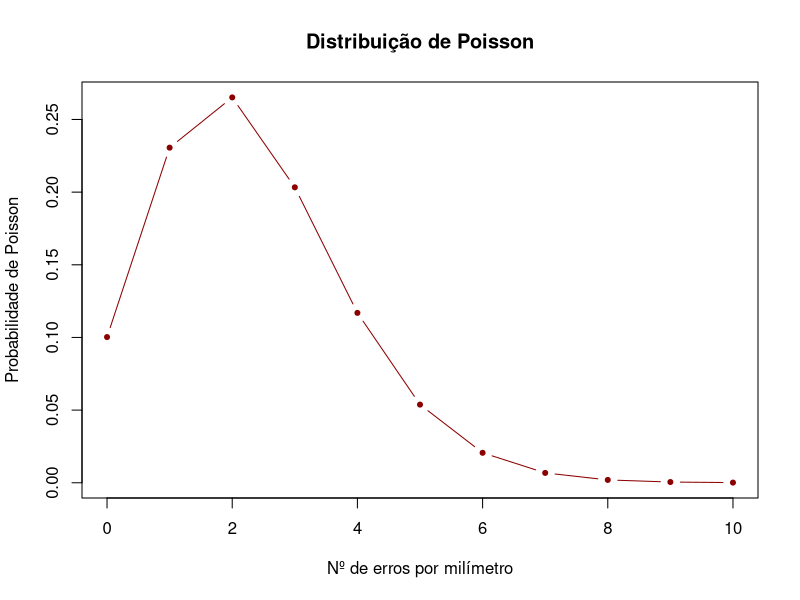

Reproduce this figure in R.
#---------------------------------------------------------------------------------------------------------
# Universidade Estadual de Santa Cruz
# Disciplina: CET083 - Probabilidade e Estatística
# Tema: Variáveis Aleatórias Discretas - VAD
# Alunos: Oscar Euzebio Neto,
#         Thiago Souza Pereira
#---------------------------------------------------------------------------------------------------------

#. Criação de funções customizadas para demonstração

#.. Bernoulli
# x: número de sucessos
# p: probabilidade do sucesso

dbern_custom <- function(x, p)
  p^x * (1-p)^(1-x)

#.. Binomial
# x: número de sucessos
# n: número de ensaios
# p: probabilidade do sucesso

dbinom_custom <- function(x, n, p)
   (factorial(n)/(factorial(x) * factorial(n-x))) *
   p^x * (1-p)^(n-x)
 
#... Observar: Binomial generaliza a de Bernoulli!
# Em que situação?
# Quando (factorial(n)/(factorial(x)* factorial(n - x))) é igual a 1!
# Ou seja em apenas uma repetição do experimento!

# Verificação:
n <- 1  # número de tentativas
x <- 1  # número de sucessos

(factorial(n)/(factorial(x) * factorial(n-x)))

#... Exemplo 1 - Chute da questão - Distribuição de Bernoulli e Binomial
# Em uma questão com 5 alternativas, qual a probabilidade de acertar essa 
# questão no chute?
x <- 1
p <- 1/5

# Bernoulli
(res_bern <- dbern_custom(x, p))

# Binomial
(res_dbin <- dbinom_custom(x,
                          1,
                          p))

# A distribuição de Bernoulli é um caso especial da distribuição Binomial, com n = 1.
res_bern == res_dbin

# Verificação
# Sabemos que chutando uma alternativa entre 5 possíveis, a probabilidade de 
# acertar em uma única tentativa é: 1/5 = 0.2
res_bern == 1/5

#... Exemplo 2 - Lançamento da moeda - Distribuição Binomial
# Uma moeda é lançada 10 vezes. Qual a probabilidade de ocorrer pelo menos
# 1 coroa?
# Como só não pode ocorrer 0 coroas, temos:
x <- 0    # Número de sucessos
n <- 10   # Número de tentativas
p <- 1/2  # Probabilidade de sucesso

# Binomial customizada
(res_dbin <- dbinom_custom(x,
                          n,
                          p))

# A probabilidade de ocorrer pelo menos uma coroa, são todas as outras probabilidades, 
# menos a de 0 coroas, logo:
# P(S) - P(x=0)
1 - res_dbin

# dbinom: observar a implementação do função de probabilidade binomial no R
str(dbinom)
# 
dbinom(x=x,
       size=1,
       prob=p)

# Exemplo usando função nativa do R
# Utilizando ainda o exemplo anterior, podemos calcular agora a probalidade de 
# ocorrer 6 caras em 10 lançamentos de uma moeda:
x <- 6       # Número de sucessos 
size <- 10   # Número de tentativas
prob <- 1/2  # Probabilidade de sucesso

# Utilizando a binomial já implementada no R
(verify <- dbinom(x,
                  size,
                  prob))

# Verificação
# A probabilidade de ocorrer 6 caras em 10 lançamentos é de 210/1024 = 0.2050781, 
# ou seja, aproximadamente 21%.
round(verify, 7) == round(210/1024, 7)

# (210/1024)?
ncol(combn(10, 6))
2^10

# Esperança Matemática: E(X)
(E <- p)

# Variância: V(X)
(V <- p*(1-p))

#... Exemplo 3 - Moléculas raras - Distribuição Binomial
x <- 2    # Número de moléculas raras que quero achar (número de sucessos)
n <- 18   # Número de tentativas ou experimentos
p <- 0.1  # Probabilidade de se encontrar uma molécula rara em uma tentativa

# Probabilidade de se encontrar 2 moléculas em 18 tentativas
dbinom_custom(x,
              n,
              p)

dbinom(x,
       n,
       p)

# Vamos alterar o exemplo
x <- 5    # Desejamos encontrar 5 moléculas raras
n <- 10   # Alterar o némero de tentativas para 10
p <- 0.5  # Alterar a probabilidade para 50%

dbinom_custom(x,
              n,
              p) # Probabiliade de se encontrar 5 moléculas em 10 tentativas

dbinom(x,
       n,
       p)

# Vamos agora diminuir o número de sucessos que desejamos encontrar
x <- 2

# A probabilidade vai aumentar ou diminuir?
dbinom_custom(x,
              n,
              p)

dbinom(x,
       n,
       p)

# A probabilidade diminui!

# Esperança Matemática
(E <- n*p)

# Variância
(V <- n*p*(1-p))

#... Exemplo 4 - Controle de Qualidade - Distribuição Geométrica
# Uma linha de produção está sendo analisada para efeito de controle de qualidade 
# das peças produzidas. Tendo em vista o alto padrão requerido, a produção é interrompida 
# para regulagem toda vez que uma peça defeituosa é observada, onde a probabilidade da 
# peça ser defeituosa é de 0,01.

# Calcule a probabilidade da 1ª peça ser defeituosa.
x <- 1-1   # Peças defeituosas Tentativa k - 1.
p <- 0.01  # Probabilidade de ocorrer sucesso na k-ésima tentativa

#.. Geométrica (nativa do R)
(result <- dgeom(x,
                 p))

# Verificação
# Para ocorrer uma peça defeituosa logo na primeira peça fabricada, a possibilidade 
# de fracasso é 0. (Tentativas - 1). Portanto, há somente a possibilidade de sucesso, 
# que é 0.01, dada no exemplo.
result == 0.01

# Esperança Matemática
(E <- 1/p)

# Variância
(V <- (1-p)/p*p) 

#... Exemplo 5 - Lançamento de moedas - Distribuição Binomial Negativa
# Calcular o número de tentativas até que ocorram r sucessos. 
# Vamos lançar uma moeda até que saiam 3 caras.
x <- 3-3  # Número de fracassos dado pelo número de tentativas - número de sucessos.
r <- 3    # Número de sucessos
p <- 1/2  # Probabilidade de sucesso

#.. Binomial negativa (nativa do R)
(result<- dnbinom(x,
                  r,
                  p))

# Verificação
# Sabemos que para que saiam 3 caras em 3 tentativas, temos que obter três sucessos 
# consecutivos, portanto a probabilidade é p³, sendo 1/2 a probabilidade de cada 
# tentativa, temos: (1/2)³ = 0.125.
round(result, 3) == round(0.125, 3) # Aproximação utilizando 3 casas decimais.

# Esperança Matemática
(E <- r/p)

# Variância
(V <-  r*(1-p)/p*p)

#... Exemplo 6 - Caixas com bolas coloridas - Distribuição Hipergeométrica
# Em uma caixa temos 10 bolas, sendo 4 brancas e 6 vermelhas. Se três são retiradas 
# sem reposição, qual a probabilidade de sair duas bolas vermelhas?
k <- 6       # Número de elementos do tipo desejado
N <- 10 - 6  # Totalidade de elementos - número de elementos do tipo desejado.
n <- 3       # Número de elementos selecionados
x <- 2       # Número de sucessos desejados

#.. Hipergeométrica (nativa do R)
(result <- dhyper(x,
                  k,
                  N,
                  n))

# Verificação 
# A partir de contas feitas utilizando a função de probabilidade estudada anteriomente, 
# a probabilidade é igual a 1/2.
round(result, 2) == round(1/2, 2) # Aproximação utilizando 2 casas decimais.

(p <- k/N)

# Esperança Matemática
(E <- n*p)

# Variância
(V <- n*p*(1-p)*((N-n)/(N-1)))

#.. Poisson
# Função de probabilidade implementada
dpois_custom <- function(x, lambda)
  (exp(1)^-lambda)*(lambda^x) / factorial(x)

#... Exemplo 7 - Fio de cobre - Poisson
x <- 2
lambda <- 2.3

dpois_custom(x,
             lambda)

# Função nativa do R
dpois(x,
      lambda)

# Probabilidades de erros no intervalo de 0 a 10
x <- 0:10
lambda <- 2.3

(pois <- dpois(x,
               lambda))

x11()

plot(x,
     pois,
     type='b',
     pch=20,
     col='darkred',
     xlab= "Nº de erros por milímetro",
     ylab="Probabilidade de Poisson",
     main="Distribuição de Poisson")

# Esperança Matemática
(E <- lambda)

# Variância
(V <- lambda)

# Função customizada com a variável tempo
dpois_custom2 <- function(x, lambda, tempo)
  ((exp(1)^-(lambda*tempo))*((lambda*tempo)^x)) / factorial(x)

#... Exemplo 8  - Chamadas - Distribuição de Poisson
# Em média há 2 chamadas por hora em um certo telefone. Calcule a probabilidade 
# de receber no máximo 3 chamadas em 2 horas.
x <- 0:3
lambda <- 2
tempo <- 2
(result <- dpois_custom2(x, lambda, tempo))

# A probabilidade de se receber no máximo 3 chamadas em 2 horas, é uma soma das 
# probabilidades de receber: 0, 1, 2 e 3 chamadas.
